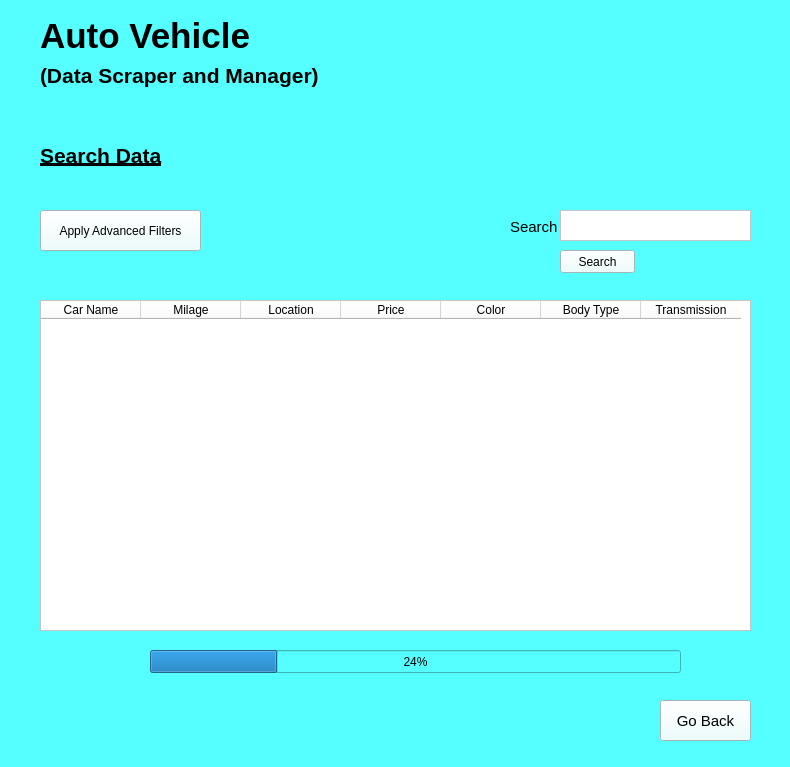
<?xml version="1.0" encoding="UTF-8"?>
<ui version="4.0">
 <class>SearchData</class>
 <widget class="QWidget" name="SearchData">
  <property name="geometry">
   <rect>
    <x>0</x>
    <y>0</y>
    <width>790</width>
    <height>767</height>
   </rect>
  </property>
  <property name="windowTitle">
   <string>SearchData</string>
  </property>
  <property name="windowIcon">
   <iconset>
    <normaloff>Pics/download.jpg</normaloff>Pics/download.jpg</iconset>
  </property>
  <property name="styleSheet">
   <string notr="true">background-color:rgb(85, 255, 255)
</string>
  </property>
  <widget class="QPushButton" name="gobacksearch">
   <property name="geometry">
    <rect>
     <x>660</x>
     <y>700</y>
     <width>91</width>
     <height>41</height>
    </rect>
   </property>
   <property name="font">
    <font>
     <pointsize>11</pointsize>
    </font>
   </property>
   <property name="styleSheet">
    <string notr="true">background-color:rgb(233, 255, 254)</string>
   </property>
   <property name="text">
    <string>Go Back</string>
   </property>
   <property name="icon">
    <iconset>
     <normaloff>Pics/images (1).png</normaloff>Pics/images (1).png</iconset>
   </property>
   <property name="iconSize">
    <size>
     <width>20</width>
     <height>20</height>
    </size>
   </property>
  </widget>
  <widget class="QLabel" name="label_2">
   <property name="geometry">
    <rect>
     <x>40</x>
     <y>60</y>
     <width>391</width>
     <height>31</height>
    </rect>
   </property>
   <property name="font">
    <font>
     <pointsize>16</pointsize>
     <weight>75</weight>
     <bold>true</bold>
    </font>
   </property>
   <property name="text">
    <string>(Data Scraper and Manager)</string>
   </property>
  </widget>
  <widget class="QProgressBar" name="progressBar">
   <property name="geometry">
    <rect>
     <x>150</x>
     <y>650</y>
     <width>531</width>
     <height>23</height>
    </rect>
   </property>
   <property name="value">
    <number>24</number>
   </property>
  </widget>
  <widget class="QTableWidget" name="tableWidget">
   <property name="geometry">
    <rect>
     <x>40</x>
     <y>300</y>
     <width>711</width>
     <height>331</height>
    </rect>
   </property>
   <property name="styleSheet">
    <string notr="true">background-color:rgb(255, 255, 255)</string>
   </property>
   <column>
    <property name="text">
     <string>Car Name</string>
    </property>
   </column>
   <column>
    <property name="text">
     <string>Milage</string>
    </property>
   </column>
   <column>
    <property name="text">
     <string>Location</string>
    </property>
   </column>
   <column>
    <property name="text">
     <string>Price</string>
    </property>
   </column>
   <column>
    <property name="text">
     <string>Color</string>
    </property>
   </column>
   <column>
    <property name="text">
     <string>Body Type</string>
    </property>
   </column>
   <column>
    <property name="text">
     <string>Transmission</string>
    </property>
   </column>
  </widget>
  <widget class="QLabel" name="label">
   <property name="geometry">
    <rect>
     <x>40</x>
     <y>20</y>
     <width>451</width>
     <height>31</height>
    </rect>
   </property>
   <property name="font">
    <font>
     <pointsize>26</pointsize>
     <weight>75</weight>
     <bold>true</bold>
    </font>
   </property>
   <property name="text">
    <string>Auto Vehicle</string>
   </property>
  </widget>
  <widget class="QPlainTextEdit" name="plainTextEdit">
   <property name="geometry">
    <rect>
     <x>560</x>
     <y>210</y>
     <width>191</width>
     <height>31</height>
    </rect>
   </property>
   <property name="styleSheet">
    <string notr="true">background-color:rgb(255, 255, 255)</string>
   </property>
  </widget>
  <widget class="QPushButton" name="search">
   <property name="geometry">
    <rect>
     <x>560</x>
     <y>250</y>
     <width>75</width>
     <height>23</height>
    </rect>
   </property>
   <property name="styleSheet">
    <string notr="true">background-color:rgb(233, 255, 254);

</string>
   </property>
   <property name="text">
    <string>Search</string>
   </property>
   <property name="icon">
    <iconset>
     <normaloff>Pics/download.jpg</normaloff>Pics/download.jpg</iconset>
   </property>
  </widget>
  <widget class="QLabel" name="label_4">
   <property name="geometry">
    <rect>
     <x>510</x>
     <y>220</y>
     <width>47</width>
     <height>13</height>
    </rect>
   </property>
   <property name="font">
    <font>
     <pointsize>11</pointsize>
    </font>
   </property>
   <property name="text">
    <string>Search </string>
   </property>
  </widget>
  <widget class="QPushButton" name="applyadvancedfilters">
   <property name="geometry">
    <rect>
     <x>40</x>
     <y>210</y>
     <width>161</width>
     <height>41</height>
    </rect>
   </property>
   <property name="styleSheet">
    <string notr="true">background-color:rgb(233, 255, 254)</string>
   </property>
   <property name="text">
    <string>Apply Advanced Filters</string>
   </property>
   <property name="icon">
    <iconset>
     <normaloff>Pics/download.png</normaloff>Pics/download.png</iconset>
   </property>
   <property name="iconSize">
    <size>
     <width>30</width>
     <height>30</height>
    </size>
   </property>
  </widget>
  <widget class="QLabel" name="label_3">
   <property name="geometry">
    <rect>
     <x>40</x>
     <y>140</y>
     <width>151</width>
     <height>31</height>
    </rect>
   </property>
   <property name="font">
    <font>
     <pointsize>16</pointsize>
     <weight>75</weight>
     <bold>true</bold>
     <underline>true</underline>
    </font>
   </property>
   <property name="text">
    <string>Search Data</string>
   </property>
  </widget>
 </widget>
 <resources>
  <include location="Pics/a5.qrc"/>
  <include location="Pics/a9.qrc"/>
  <include location="Pics/a10.qrc"/>
  <include location="Pics/a1.qrc"/>
  <include location="Pics/a2.qrc"/>
  <include location="Pics/a3.qrc"/>
  <include location="Pics/a4.qrc"/>
  <include location="Pics/a7.qrc"/>
  <include location="Pics/a6.qrc"/>
  <include location="Pics/a8.qrc"/>
 </resources>
 <connections/>
</ui>
